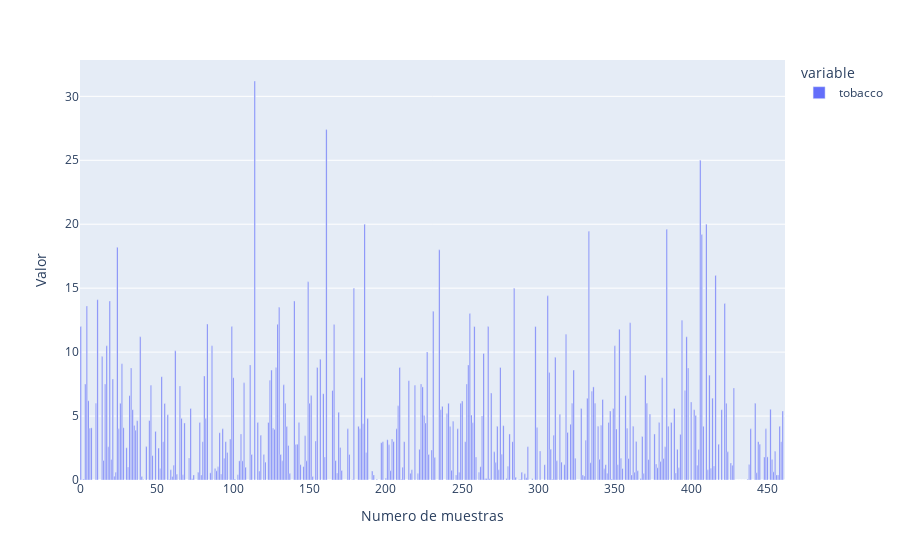

Source (notebook cell):
### Markdown cell above
#### Categóricas

### Code cell
# Crea un bar chart para una variable categórica que elijas

fig = px.bar(var_num['tobacco'])
fig.update_xaxes(title_text='Numero de muestras')
fig.update_yaxes(title_text='Valor')
fig.show()

### Figure 1 — Plotly figure (JSON) as saved in the notebook; plotly's stock layout.template omitted (floating-point values rounded to 4 significant figures; data arrays with more than 128 entries replaced by an {"elided": "..."} marker saying what was removed)
{"data": [{"alignmentgroup": "True", "hovertemplate": "variable=tobacco<br>index=%{x}<br>value=%{y}<extra></extra>", "legendgroup": "tobacco", "marker": {"color": "#636efa", "pattern": {"shape": ""}}, "name": "tobacco", "offsetgroup": "tobacco", "orientation": "v", "showlegend": true, "textposition": "auto", "type": "bar", "x": {"elided": "462 int values"}, "xaxis": "x", "y": {"elided": "462 float values"}, "yaxis": "y"}], "layout": {"barmode": "relative", "legend": {"title": {"text": "variable"}, "tracegroupgap": 0}, "margin": {"t": 60}, "xaxis": {"anchor": "y", "domain": [0, 1], "title": {"text": "Numero de muestras"}}, "yaxis": {"anchor": "x", "domain": [0, 1], "title": {"text": "Valor"}}}}
